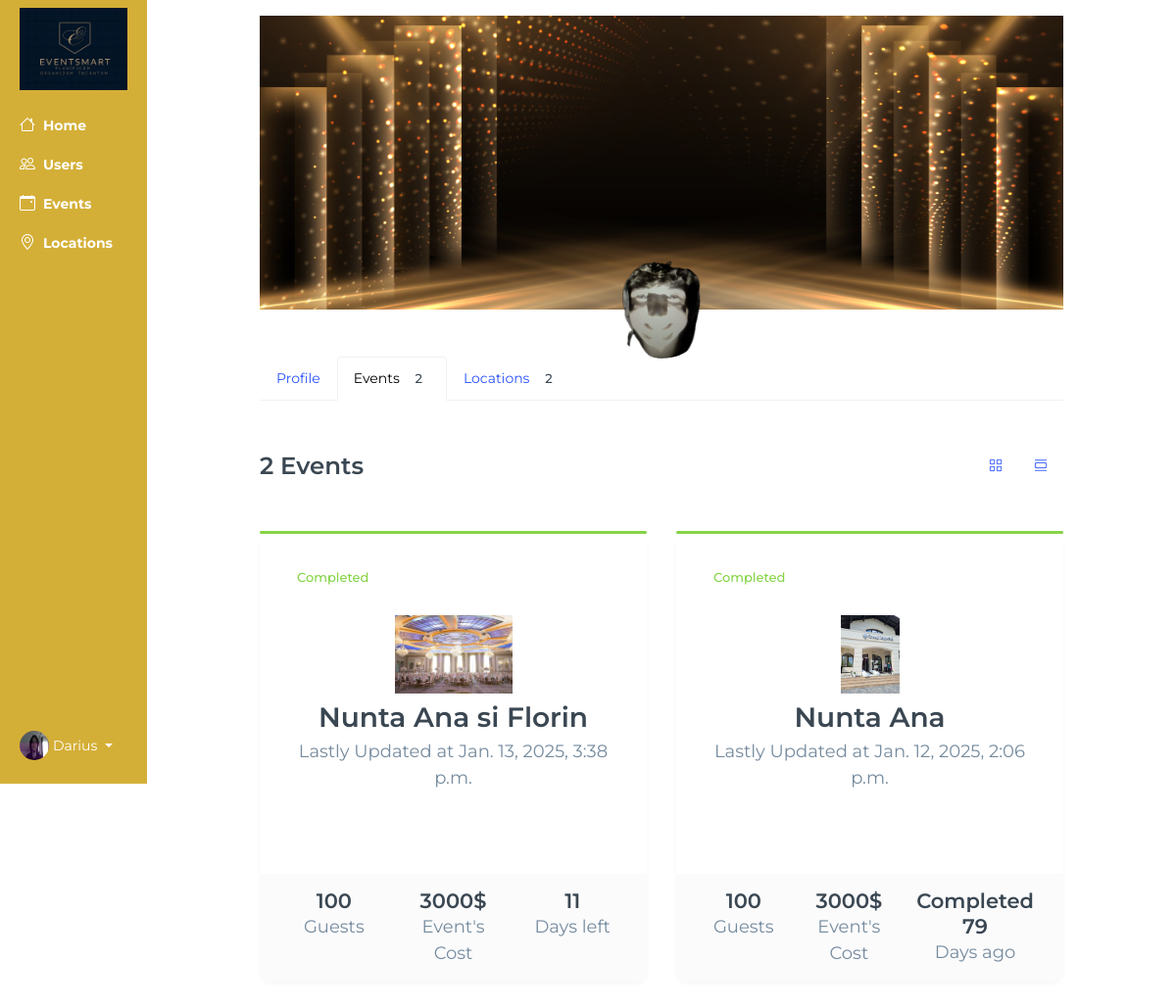
The app's page /view_user_events/Emhasce/ (signed in) with its own data.
### base/models.py (models this page shows, shortened)
class Profile(models.Model):
    user = models.OneToOneField(User, on_delete=models.CASCADE, null=True, blank=True, default=get_default_user)
    username = models.CharField(max_length=150, unique=True)
    password = models.CharField(max_length=128)
    email = models.EmailField()
    description = models.TextField(null=True, blank=True)
    photo = models.ImageField(upload_to='profile_photos/', null=True, blank=True)
    approved = models.BooleanField(default=False)
    number = models.CharField(max_length=15,default="+(40) 748364823")
    age = models.IntegerField(default=20)
    first_name = models.CharField(null=True, blank=True,max_length=15)
    last_name = models.CharField(null=True, blank=True,max_length=15)
    location = models.CharField(null=True, blank=True,max_length=60)
    street = models.CharField(null=True, blank=True,max_length=100)
    zip_code = models.CharField(null=True, blank=True,max_length=10)
    facebook = models.CharField(null=True, blank=True,max_length=100)
    work_link = models.CharField(null=True, blank=True,max_length=100)
    google_link = models.CharField(null=True, blank=True,max_length=100)
    country = models.CharField(null=True, blank=True,max_length=100)
    created_at = models.DateTimeField(auto_now_add=True)
    USER_TYPE_CHOICES = (
        ('admin', 'Admin'),
        ('organizer', 'Organizer'),
        ('guest', 'Guest'),
        ('staff', 'Staff')
    )
    user_type = models.CharField(
        max_length=20,
        choices=USER_TYPE_CHOICES,
        default='guest'
    )

class Event(models.Model):
    location = models.ForeignKey(Location, on_delete=models.SET_NULL, null=True, blank=True)
    event_name = models.CharField(max_length=100)
    event_date = models.DateField()
    event_time = models.TimeField()
    event_description = models.TextField(null=True, blank=True)
    created_at = models.DateTimeField(auto_now_add=True)
    guests = models.ManyToManyField(Guests, related_name='events', blank=True)
    completed = models.BooleanField(default=False)
    types = models.ManyToManyField(Type, blank=True)
    cost = models.IntegerField(default= 3000)
    updated_at = models.DateTimeField(auto_now=True)
    is_canceled = models.BooleanField(default=False)  # Adăugat
    organized_by = models.ForeignKey(
            User,
            on_delete=models.CASCADE,
            related_name="organized_events",
            blank=True,
            null=True
        )

class Location(models.Model):
    owner = models.ForeignKey(User, on_delete=models.SET_NULL, null=True)
    name = models.CharField(max_length=100)
    description = models.TextField(null=True, blank=True)
    gallery = models.ImageField(upload_to='images/', null=True, blank=True)
    location = models.TextField(max_length=30)
    types = models.ManyToManyField(Type, blank=True)
    seats_numbers = models.IntegerField(null=True, blank=True)
    created_at = models.DateTimeField(auto_now_add=True)
    cost = models.IntegerField(default=3000)
    number = models.CharField(max_length=20, default="+(40) 74 83 64 823")

### base/views.py (the view)
@login_required(login_url='/login')
def viewUserEvents(request, pk):
    if not request.user.is_superuser:
            return HttpResponse("Only admin can access this page.")
    user = User.objects.get(username=pk)
    ev_count = 0
    events = Event.objects.filter(organized_by=user).order_by('-updated_at')
    for event in events:
        ev_count += 1
    time_left = {}
    for event in events:
        now = timezone.now()
        time_diff = event.event_date - now.date()
        time_left[event.event_name] = abs(time_diff.days)
    now = timezone.now().date()
    locations = Location.objects.filter(owner=user)
    loc_count = locations.count()
    print(time_left)
    print(now)
    context = {
        'loc_count':loc_count,
        'now':now,
        'ev_count':ev_count,
        'user':user,
        'events':events,
        'time_left': time_left,
    }
    return render(request, 'base/admin-user-events.html', context)

### base/context_processors.py (called while the page is built)
def media_url(request):
    return {
        'MEDIA_URL': settings.MEDIA_URL
    }

### base/templatetags/custom_filters.py (called while the page is built)
@register.filter(name='get_item')
def get_item(dictionary, key):
    return dictionary.get(key)

### base/templates/base/admin-user-events.html (shortened to what this page needs)
{% extends 'main.html' %}
{% load custom_filters %}
{% block content %}
<div class="container-fluid">
    <div class="row flex-nowrap">
<div class="col-auto siderbar forevents col-md-2 px-sm-1 px-0" style="flex: 0 0 12.5%; max-width: 12.5%;">
                <div class="d-flex flex-column align-items-center align-items-sm-start px-3 pt-2 text-white min-vh-100">
                    <a href="{% url 'home-admin' %}" class="d-flex align-items-center pb-3 mb-md-0 me-md-auto text-white text-decoration-none">
                        <img class="navbar-brand" style="width:100%" src="{{ MEDIA_URL }}logos/logo.jpg" alt="EventEase Logo">
                    </a>
                <ul class="nav nav-pills flex-column text-white mb-sm-auto mb-0 align-items-center align-items-sm-start" id="menu">
                    <li class="nav-item">
                        <a href="{% url 'home-admin' %}" class="nav-link align-middle px-0 text-white">
                            <i class="fs-4 bi-house"></i>
                            <span class="ms-1 d-none d-sm-inline">Home</span>
                        </a>
                    </li>
                    <li>
                        <a href="{% url 'users' %}" class="nav-link px-0 align-middle text-white">
                            <i class="fs-4 bi-people"></i>
                            <span class="ms-1 d-none d-sm-inline">Users</span>
                        </a>
                    </li>
                    <li>
                        <a href="{% url 'admin-events' %}" class="nav-link px-0 align-middle text-white">
                            <i class="fs-4 bi-calendar-event"></i>
                            <span class="ms-1 d-none d-sm-inline">Events</span>
                        </a>
                    </li>
                    <li>
                        <a href="{% url 'admin-locations' %}" class="nav-link px-0 align-middle text-white">
                            <i class="fs-4 bi-geo-alt"></i>
                            <span class="ms-1 d-none d-sm-inline">Locations</span>
                        </a>
                    </li>
                </ul>
                <div class="dropdown pb-4">
                    <a href="#" class="d-flex align-items-center text-white text-decoration-none dropdown-toggle"
                        id="dropdownUser1" data-bs-toggle="dropdown" aria-expanded="false">
                        <img src="{{ request.user.profile.photo.url }}" alt="hugenerd" width="30" height="30"
                            class="rounded-circle">
                        <span class="d-none d-sm-inline mx-1">{{ request.user.username }}</span>
                    </a>
                </div>
            </div>
        </div>
        <div class="col py-3 events">
         <link href="https://maxcdn.bootstrapcdn.com/font-awesome/4.3.0/css/font-awesome.min.css" rel="stylesheet">
         <div class="content container-fluid">
            <div class="row justify-content-lg-center">
               <div class="col-lg-10">
                <div class="profile-cover" style="position: relative;">
                    <div class="profile-cover-img-wrapper">
                        <img style="width: 100%; height: 300px; object-fit:cover;" class="logo" src="{{ MEDIA_URL }}logos/Login Picture.jpg" alt="EventEase Logo">
                    </div>
                </div>
                <div class="text-center mb-5" style="position: relative;">
                    <div class="avatar avatar-xxl avatar-circle profile-cover-avatar"
                         style="position: absolute; top: -50px; left: 50%; transform: translateX(-50%);">
                        <img class="avatar-img"
                             style="width: 100px; height: 100px; border-radius: 50%;"
                             src="{{ user.profile.photo.url }}"
                             alt="Image Description">
                    </div>
                </div>
                  <div class="js-nav-scroller hs-nav-scroller-horizontal mb-5">
                     <ul class="nav nav-tabs align-items-center">
                        <li class="nav-item">
                           <a class="nav-link " href="{% url 'view_user_admin' user.username %}">Profile</a>
                        </li>
                        <li class="nav-item">
                           <a class="nav-link active" href="">Events <span class="badge bg-soft-dark text-dark rounded-circle ms-1">{{ ev_count }}</span></a>
                        </li>
                        <li class="nav-item">
                           <a class="nav-link " href="{% url 'view_user_locations' user.username %}">Locations <span class="badge bg-soft-dark text-dark rounded-circle ms-1">{{ loc_count }}</span></a>
                        </li>
                     </ul>
                  </div>
                  <div class="row align-items-center mb-5">
                     <div class="col">
                        <h3 class="mb-0">{{ ev_count }} {% if ev_count == 0 %}No Events {% elif ev_count == 1 %} Event {% else  %} Events {% endif %} </h3>
                     </div>
                     <div class="col-auto">
                        <ul class="nav nav-segment" id="projectsTab" role="tablist">
                           <li class="nav-item" role="presentation">
                              <a class="nav-link active" id="grid-tab" data-bs-toggle="tab" href="#grid" role="tab" aria-controls="grid" aria-selected="true" title="Column view">
                              <i class="bi-grid"></i>
                              </a>
                           </li>
                           <li class="nav-item" role="presentation">
                              <a class="nav-link" id="list-tab" data-bs-toggle="tab" href="#list" role="tab" aria-controls="list" aria-selected="false" title="List view" tabindex="-1">
                              <i class="bi-view-list"></i>
                              </a>
                           </li>
                        </ul>
                     </div>
                  </div>
                  <div class="tab-content" id="projectsTabContent">
                     <div class="tab-pane fade show active" id="grid" role="tabpanel" aria-labelledby="grid-tab">
                        <div class="row row-cols-1 row-cols-md-2">
                            {% for event in events %}
                           <div class="col mb-3 mb-lg-5">
                              <div class="card card-hover-shadow text-center h-100">
                                {% if event.event_date > now %}
                                <div class="card-progress-wrap">
                                    <div class="progress card-progress">
                                       <div class="progress-bar" role="progressbar" style="width: 77%" aria-valuenow="77" aria-valuemin="0" aria-valuemax="100"></div>
                                    </div>
                                 </div>
                                 <div class="card-body">
                                    <div class="row align-items-center text-start mb-4">
                                       <div class="col">
                                          <span class="badge bg-soft-primary text-primary p-2">In progress</span>
                                       </div>
                                {% elif event.event_date < now  %}
                                <div class="card-progress-wrap">
                                    <div class="progress card-progress">
                                       <div class="progress-bar bg-success" role="progressbar" style="width: 100%" aria-valuenow="100" aria-valuemin="0" aria-valuemax="100"></div>
                                    </div>
                                 </div>
                                 <div class="card-body">
                                    <div class="row align-items-center text-start mb-4">
                                       <div class="col">
                                          <span class="badge bg-soft-success text-success p-2">Completed</span>
                                       </div>
                                    {% endif %}
                                    </div>
                                    <div class="d-flex justify-content-center mb-2">
                                       <img class="" style="height: 80px;" src="{{ event.location.gallery.url }}" alt="Image Description">
                                    </div>
                                    <div class="mb-4">
                                       <h2 class="mb-1">{{ event.event_name }}</h2>
                                       <span class="fs-5">Lastly Updated at {{ event.updated_at }}</span>
                                    </div>
                                 </div>
                                 <div class="card-footer">
                                    <div class="row col-divider">
                                       <div class="col">
                                          <span class="h4">{{ event.guests.count }}</span>
                                          <span class="d-block fs-5">Guests</span>
                                       </div>
                                       <div class="col">
                                          <span class="h4">{{ event.cost }}$</span>
                                          <span class="d-block fs-5">Event's Cost</span>
                                       </div>
                                       <div class="col">
                                          <span class="h4">{% if event.completed == False %}
                                            {{ time_left|get_item:event.event_name }}
                                            {% else %}
                                            Completed {{ time_left|get_item:event.event_name }}
                                            {% endif %}
                                          </span>
                                          <span class="d-block fs-5">
                                             {% if event.completed == False %}
                                             Days left
                                             {% else %}
                                             Days ago
                                             {% endif %}
                                          </span>
                                       </div>
                                    </div>
                                 </div>
                              </div>
                           </div>
                           {% endfor %}
                        </div>
                     </div>
                  </div>
               </div>
            </div>
         </div>
    </div>
</div>
{% endblock content %}

### static/css/styles.css (style rules this page uses)
body { font-family: Arial, sans-serif; background-color: #FAF9F6; margin: 0; }
a { color: #D4AF37; text-decoration: none; }
.task_manager span, a { margin-left: auto; }
:root { --primary-color: #2E8B57; --secondary-color: #D4AF37; --text-color: #002B5B; }

### static/css/sidebar-admin.css (style rules this page uses)
.col-auto.siderbar { background: #D4AF37 !important; }
#menu li { font-weight: bold !important; }
#menu li, .dropdown { transition: transform 0.5s ease; }
#dropdownUser1::after { transition:transform 0.2s ease; }

### static/css/admin-locations.css (style rules this page uses)
.col-auto.col-md-2.forevents { position:fixed; }
.col.py-3.events { margin-left: 12.5%; overflow-y: auto; max-width: 100%; }
.col.py-3.events { overflow:hidden; }
.nav-link { color:#D4AF37; }
.dropdown { position: relative; }

### records on screen
Event: event_date "Completed", location.gallery (picture), event_name "Nunta Ana si Florin", updated_at "Jan. 13, 2025, 3:38 p.m.", guests.count "100", cost "3000", event_name "11", completed "Days left"
Event: event_date "Completed", location.gallery (picture), event_name "Nunta Ana", updated_at "Jan. 12, 2025, 2:06 p.m.", guests.count "100", cost "3000", event_name "79", completed "Days ago"

### other values on screen
{{ request.user.username }} "Darius"
{{ ev_count }} "2"
{{ loc_count }} "2"
